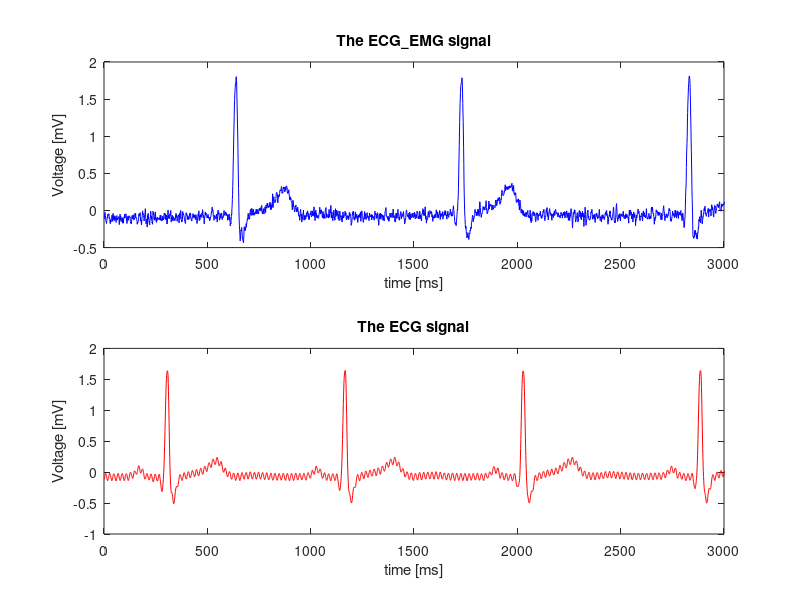

Recreate this plot in MATLAB. (Note: this script raises an error after producing the figure.)
clear
load ecg_wavs;

max_ecg=length(ecg50hz); % the length of the ecg50hz signal
b=zeros(max_ecg-4,1); % set the length of the averaged vector for ecg50hz signal
for i=1:(max_ecg-4)
      b(i)=(ecg50hz(i)+ecg50hz(i+1)+ecg50hz(i+2)+ecg50hz(i+3)+ecg50hz(i+4))/5;     
end 

max_ecg_emg=length(ecg_emg); % the length of the ecg_emg signal
c=zeros(max_ecg_emg-4,1); % % set the length of the averaged vector for ecg_emg signal
for j=1:(max_ecg_emg-4)
      c(j)=(ecg_emg(j)+ecg_emg(j+1)+ecg_emg(j+2)+ecg_emg(j+3)+ecg_emg(j+4))/5;
end
figure
subplot(2,1,1), plot(ecg_emg,'-b')
title('The ECG\_EMG signal')
xlabel('time [ms]');
ylabel('Voltage [mV]');
xlim([0 3000])
subplot(2,1,2), plot(b,'-r')
title('The ECG signal')
xlabel('time [ms]');
ylabel('Voltage [mV]');
xlim([0 3000])
print -dbitmap fig_a

% the cycle of the ecg50hz has 860 samples (the distance between the peaks)
% Can be measured on the plot or using the matlab function
% http://www.mathworks.com/help/signal/examples/peak-analysis.html
% 
[~,locs_Rwave] = findpeaks(ecg50hz(1:3000),'MinPeakHeight',1.5,'MinPeakDistance',800) 
first_cycle_length_ecg50hz = mean (diff(locs_Rwave))
% locs_Rwave gives the location of the peaks whose MinPeakHeight is higher
% than 1.5 and MinPeakDistance between R waves is higher than 800
[~,locs_Rwave1] = findpeaks(ecg_emg(1:3000),'MinPeakHeight',1.5,'MinPeakDistance',800) 
first_cycle_length_ecg_emg = mean (diff(locs_Rwave1))
% the approximate cycle of the ecg_emg signal has 1096 samples (the distance between the peaks)

l_x1=860; % length of the first cycle of ecg50hz
x1_ecg50hz=ecg50hz(1:l_x1); % first cycle of ecg50hz
l_y1=1096; % length of the first cycle of ecg_emg
y1_ecg_emg=ecg_emg(1:l_y1); % first cycle of ecg_emg

figure % only the first cycle is plotted
subplot(2,1,1), plot(c(1:l_y1),'-b')
title('5-point sliding averaged ECG\_EMG signal')
xlabel('time [ms]');
ylabel('Voltage [mV]');
subplot(2,1,2), plot(b(1:l_x1),'-r')
title('5-point sliding averaged ECG signal')
xlabel('time [ms]');
ylabel('Voltage [mV]');

% plot for point d)
%
av3_x1_ecg50hz=Maria_Albu_function(x1_ecg50hz,3); % averaged ecg50hz signal, length of filter is 3
av10_x1_ecg50hz=Maria_Albu_function(x1_ecg50hz,10);% averaged ecg50hz signal, length of filter is 10

av3_y1_ecg_emg=Maria_Albu_function(y1_ecg_emg,3); % averaged ecg_emg signal, length of filter is 3
av10_y1_ecg_emg=Maria_Albu_function(y1_ecg_emg,10);% averaged ecg_emg signal, length of filter is 10

figure % only the first cycle is plotted
subplot(2,1,1), plot(av3_y1_ecg_emg,'k','Linewidth',1.5)
title('averaged ECG\_EMG signals')
hold on;
plot(av10_y1_ecg_emg,'r','Linewidth',1)
xlabel('time [ms]');
ylabel('Voltage [mV]');
legend('filter length = 3','filter length = 10')
subplot(2,1,2), plot(av3_x1_ecg50hz,'k','Linewidth',1.5)
title('averaged ECG signals')
hold on;
plot(av10_x1_ecg50hz,'r','Linewidth',1)
xlabel('time [ms]');
ylabel('Voltage [mV]');
legend('filter length = 3','filter length = 10')
print -dbitmap fig_d


%%
MinPeakDistance=800;
[averaged_ecg50hz] = Maria_Albu_function2(ecg50hz,MinPeakDistance);
[averaged_ecg_emg] = Maria_Albu_function2(ecg_emg,MinPeakDistance);
figure,
plot(averaged_ecg50hz); 
legend('ECG profile')
xlabel('time [ms]');
ylabel('Voltage [mV]');
print -dbitmap ecg_figh

figure
plot(averaged_ecg_emg,'r');
legend( 'ECG\_EMG profile')
xlabel('time [ms]');
ylabel('Voltage [mV]');
print -dbitmap emg_figh
%%



[~,locs_Rwave1] = findpeaks(ecg_emg,'MinPeakHeight',1.5,'MinPeakDistance',800) 
l_ecg_emg = min (diff(locs_Rwave1));
lung=min(min(locs_Rwave),fix(l_ecg_emg/2)); 
l_locs_Rwave1=length(locs_Rwave1); % number of peaks
matrice=zeros(l_locs_Rwave1,l_ecg_emg);
for i=1:l_locs_Rwave1
    matrice(i,:)=ecg_emg(locs_Rwave1(i)-lung+1:locs_Rwave1(i)+l_ecg_emg-lung);
end

figure
averaged_signal=mean(matrice);
plot(averaged_signal)
xlabel('time [ms]');
ylabel('Voltage [mV]');
title('Averaged ECG\_EMG signal cycle')

[~,locs_Rwave] = findpeaks(ecg50hz,'MinPeakHeight',1.5,'MinPeakDistance',800); 
vec2=min (diff(locs_Rwave));
l_ecg50hz = min (diff(locs_Rwave));
lung2=min(min(locs_Rwave),fix(l_ecg50hz/2)); 
l_locs_Rwave=length(locs_Rwave); % number of peaks
matrice1=zeros(l_locs_Rwave,l_ecg50hz);
for i=1:l_locs_Rwave
    matrice1(i,:)=ecg50hz(locs_Rwave(i)-lung2+1:locs_Rwave(i)+l_ecg50hz-lung2);
end
figure
averaged_signal1=mean(matrice1);
plot(averaged_signal1)
xlabel('time [ms]');
ylabel('Voltage [mV]');
title('Averaged ECG signal cycle')

figure % only the first cycle is plotted
plot(c(1:l_y1),'-b')
title('5-point sliding averaged ECG\_EMG cycle')
xlabel('time [ms]');
ylabel('Voltage [mV]');
print -dbitmap emg_5 % print a bitmap file for the figure

figure, plot(b(1:l_x1),'-r')
title('5-point sliding averaged ECG signal')
xlabel('time [ms]');
ylabel('Voltage [mV]');
print -dbitmap ecg_5 % print a bitmap file for the figure





